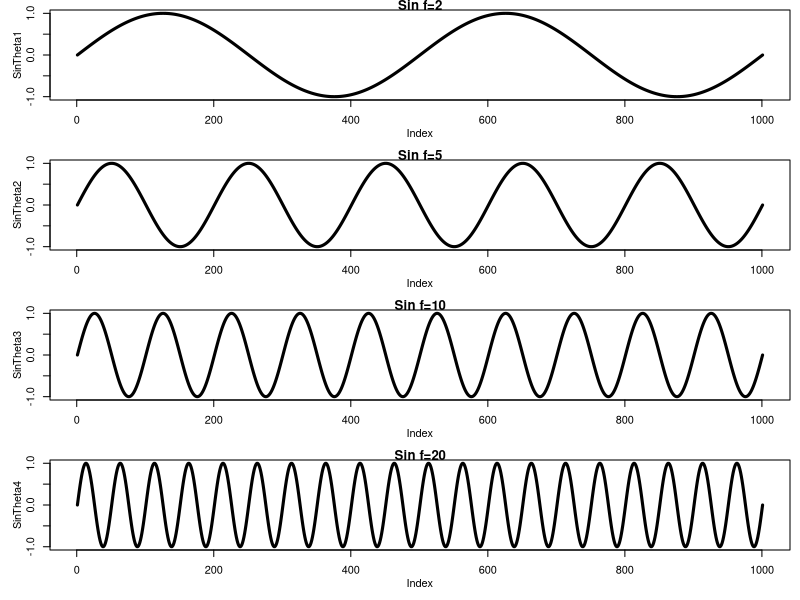
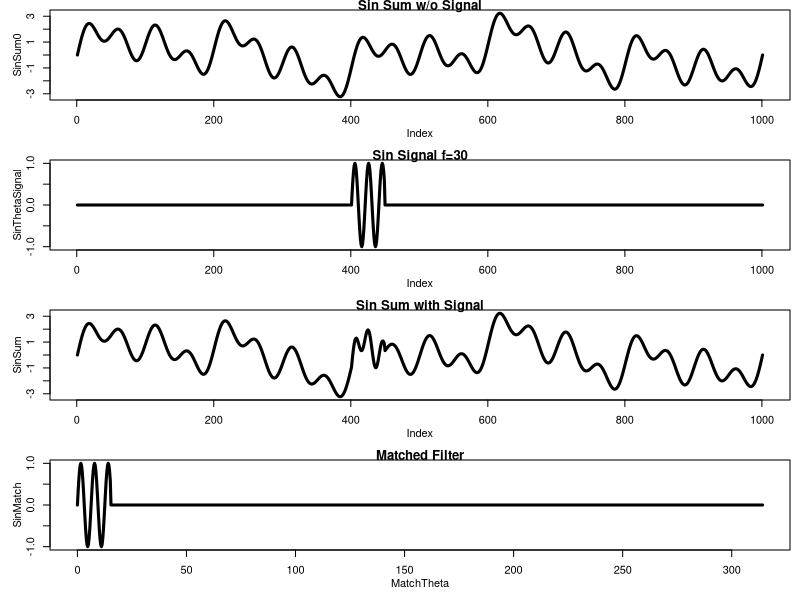
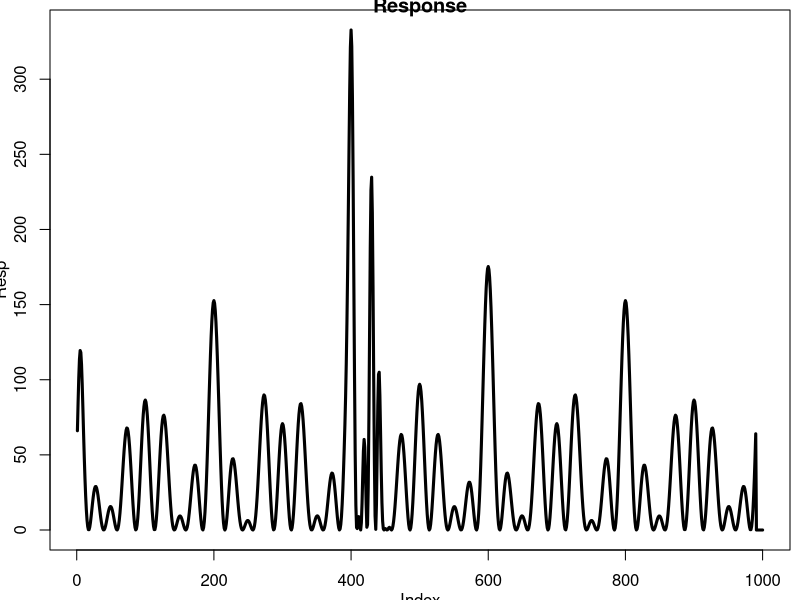
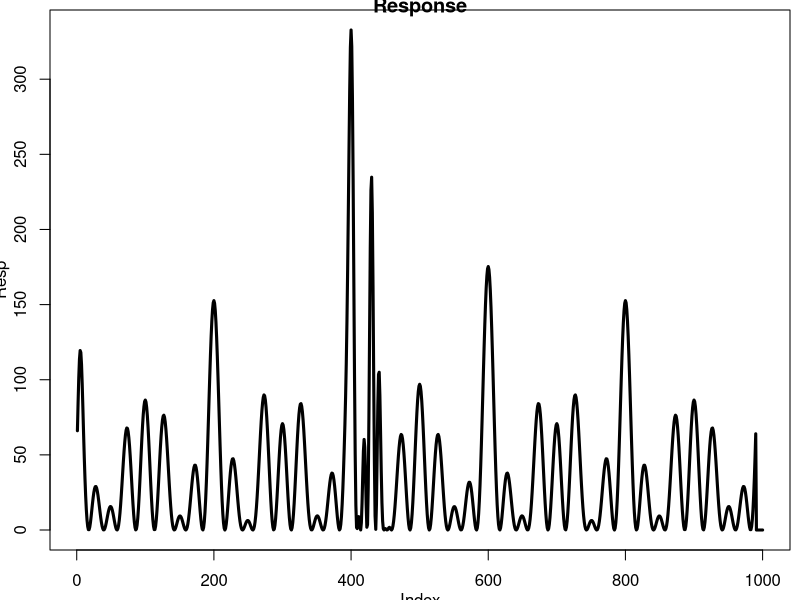

These charts were generated, in order, by the following R code:
#windows(7,10)
layout( matrix( c(1,2,3,4 ) , nrow=4 ,ncol=1 ,byrow=FALSE ) )
par(mar=c(3,3,1,0))
par(mgp=c(2,1,0))
par(mai=c(0.5,0.5,0.1,0.1))

nTheta = 1000

nCycles1 = 2.0
Theta1 = seq(from = 0, to = nCycles1*2.0*pi, by = nCycles1*2*pi/nTheta)
SinTheta1 = sin(Theta1)
plot( SinTheta1, type = "l", lwd = 3, main = "Sin f=2")

nCycles2 = 5.0
Theta2 = seq(from = 0, to = nCycles2*2.0*pi, by = nCycles2*2*pi/nTheta)
SinTheta2 = sin(Theta2)
plot( SinTheta2, type = "l", lwd = 3, main = "Sin f=5")

nCycles3 = 10.0
Theta3 = seq(from = 0, to = nCycles3*2.0*pi, by = nCycles3*2*pi/nTheta)
SinTheta3 = sin(Theta3)
plot( SinTheta3, type = "l", lwd = 3, main = "Sin f=10")

nCycles4 = 20.0
Theta4 = seq(from = 0, to = nCycles4*2.0*pi, by = nCycles4*2*pi/nTheta)
SinTheta4 = sin(Theta4)
plot( SinTheta4, type = "l", lwd = 3, main = "Sin f=20")

SinSum0 = SinTheta1 + SinTheta2 + SinTheta3 + SinTheta4 
plot( SinSum0, type = "l", lwd = 3, main = "Sin Sum w/o Signal")

nCyclesSignal = 50.0
ThetaSignal = seq(from = 0, to = nCyclesSignal*2.0*pi, by = nCyclesSignal*2*pi/nTheta)
SinThetaSignal = sin(ThetaSignal)
SinThetaSignal[1:400] = 0.0
SinThetaSignal[450:1000] = 0.0
plot( SinThetaSignal, type = "l", lwd = 3, main = "Sin Signal f=30")


SinSum = SinTheta1 + SinTheta2 + SinTheta3 + SinTheta4 + SinThetaSignal
plot( SinSum, type = "l", lwd = 3, main = "Sin Sum with Signal")

nCyclesMatch = 50.0
MatchTheta = seq(from = 0, to = nCyclesMatch*2.0*pi, by = nCyclesMatch*2*pi/nTheta)
SinMatch = sin(MatchTheta)
SinMatch[50:1000] = 0.0 
plot( MatchTheta, SinMatch, type = "l", lwd = 3, main = "Matched Filter")

Resp <- array(1000)
for (m in 1:1000) {
	Sum = 0	
	for (n in 1:20) {
		if ((n+m-10) < 1 ||(n+m-10) > 1000) Sum = 0 else Sum = Sum + SinSum[m+n-10]*SinMatch[n]
		Resp[m] = Sum^2
	}
}

layout( matrix( c(1,2,3,4 ) , nrow=1 ,ncol=1 ,byrow=FALSE ) )
plot( Resp, type = "l", lwd = 3, main = "Response")
plot( Resp, type = "l", lwd = 3, main = "Response")



